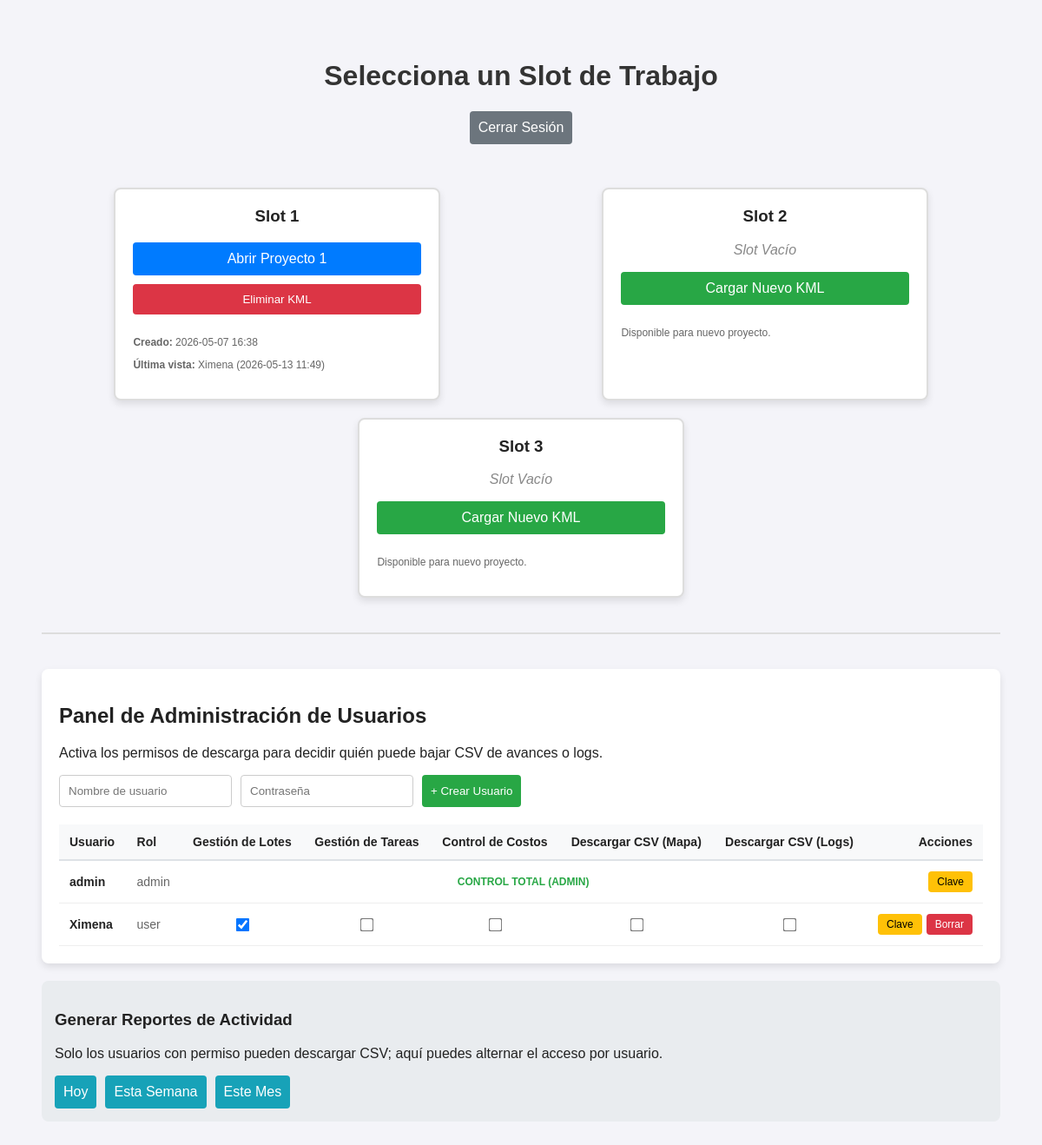
/dashboard (signed in), run on an earlier commit of the app's database.
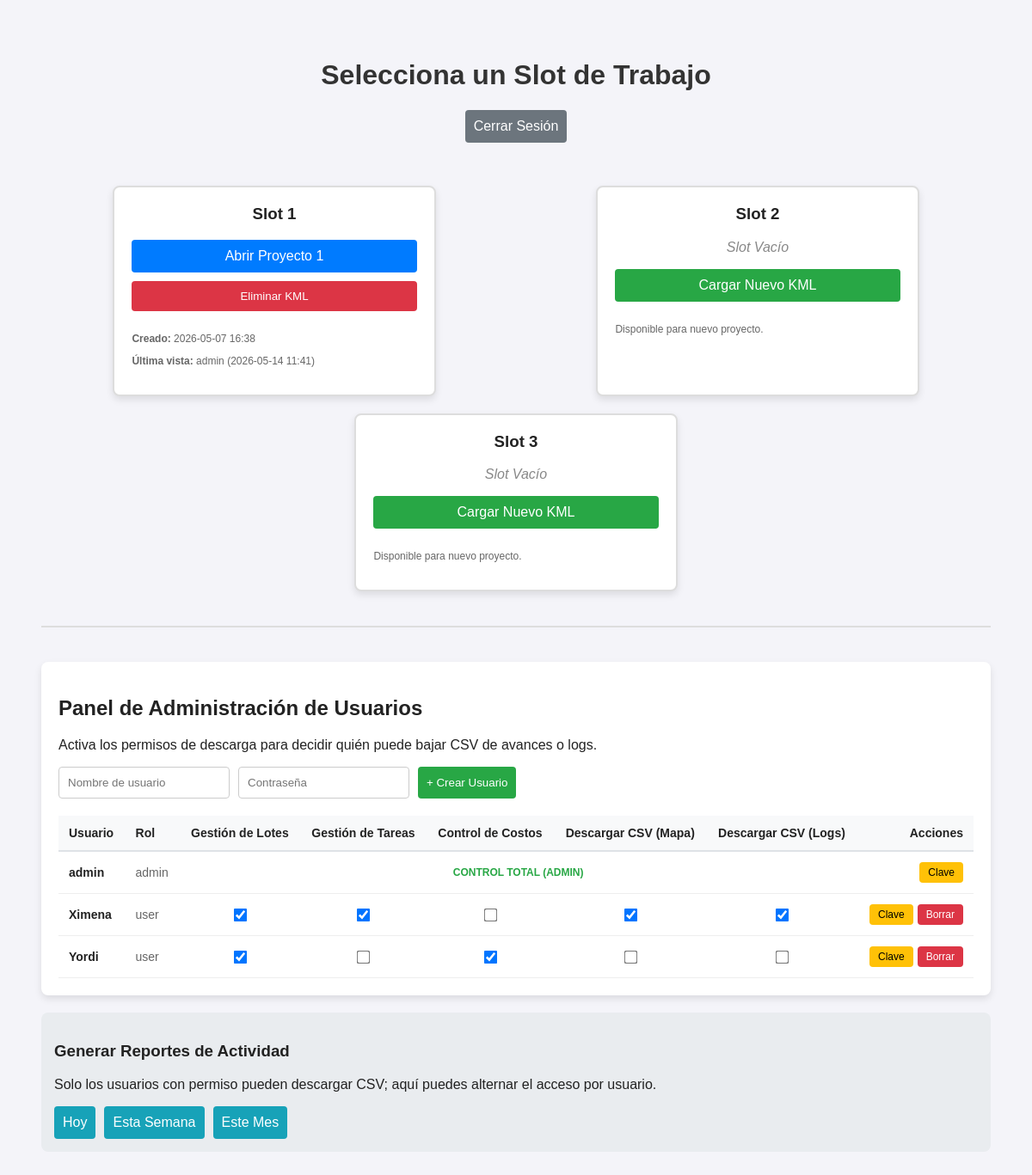
And on a later commit of the database.
### tables this page shows
CREATE TABLE slots
                         (id INTEGER PRIMARY KEY, nombre_real TEXT, slug TEXT, kml_data TEXT, 
                          creado_en TEXT, visto_por TEXT, visto_en TEXT);

CREATE TABLE usuarios
                         (id INTEGER PRIMARY KEY, username TEXT UNIQUE, password_hash TEXT,
                          rol TEXT, puede_agregar INTEGER, ultima_conexion TEXT, puede_editar INTEGER DEFAULT 0, puede_agregar_tareas INTEGER DEFAULT 0, puede_marcar_tareas INTEGER DEFAULT 0, puede_ver_costos INTEGER DEFAULT 0, puede_descargar_mapa INTEGER DEFAULT 0, puede_descargar_logs INTEGER DEFAULT 0);

### rutas/dashboard.py (the view)
@dashboard_bp.route('/dashboard')
def index():
    if not session.get('logeado'):
        return redirect(url_for('login.index'))
    slots = db.obtener_todos_los_slots()
    usuarios = db.obtener_todos_los_usuarios() if session.get('rol') == 'admin' else []
    return render_template('dashboard.html', slots=slots, usuarios=usuarios, rol_actual=session.get('rol'))

### database.py (called while the page is built)
    def _get_connection(self):
        conn = sqlite3.connect(self.db_path)
        conn.row_factory = sqlite3.Row
        return conn

    def obtener_todos_los_usuarios(self):
        with self._get_connection() as conn:
            c = conn.cursor()
            c.execute('SELECT id, username, rol, puede_agregar, ultima_conexion, puede_editar, puede_agregar_tareas, puede_marcar_tareas, puede_ver_costos, puede_descargar_mapa, puede_descargar_logs FROM usuarios')
            return c.fetchall()

    def obtener_todos_los_slots(self):
        with self._get_connection() as conn:
            c = conn.cursor()
            c.execute('SELECT id, nombre_real, slug, kml_data, creado_en, visto_por, visto_en FROM slots')
            return c.fetchall()

### templates/dashboard.html (shortened to what this page needs)
<!doctype html>
<html lang="es">
<head>
    <link rel="stylesheet" href="{{ url_for('static', filename='css/dashboard.css') }}">
</head>
<body>
    <h1>Selecciona un Slot de Trabajo</h1>
    <div class="page-actions">
        <a href="/logout" class="btn btn-secondary btn-auto">Cerrar Sesión</a>
    </div>
    <div class="slots-container">
        {% for slot in slots %}
        <div class="slot">
            <h3>Slot {{ slot[0] }}</h3>
            {% if slot[3] %}
            <a href="/adhesa/{{ slot[2] }}" class="btn">Abrir {{ slot[1] }}</a>
            <button onclick="abrirModal('{{ slot[0] }}')" class="btn btn-delete">Eliminar KML</button>
            <div class="metadata">
                <p><strong>Creado:</strong> {{ slot[4] }}</p>
                <p><strong>Última vista:</strong> {{ slot[5] }} ({{ slot[6] }})</p>
            </div>
            {% else %}
            <p class="slot-empty">Slot Vacío</p>
            <form action="/cargar_kml/{{ slot[0] }}" method="POST" enctype="multipart/form-data">
                <label for="upload-{{ slot[0] }}" class="btn btn-empty">Cargar Nuevo KML</label>
            </form>
            <div class="metadata">
                <p>Disponible para nuevo proyecto.</p>
            </div>
            {% endif %}
        </div>
        {% endfor %}
    </div>
    {% if rol_actual == 'admin' %}
    <hr class="section-divider" />
    <div class="panel-card">
        <h2>Panel de Administración de Usuarios</h2>
        <p class="panel-help">Activa los permisos de descarga para decidir quién puede bajar CSV de avances o logs.</p>
        <form action="/admin/crear_usuario" method="POST" class="inline-form">
            <input type="text" name="nuevo_usuario" placeholder="Nombre de usuario" required class="field-input" />
            <input type="password" name="nueva_password" placeholder="Contraseña" required class="field-input" />
            <button type="submit" class="btn btn-success btn-auto">+ Crear Usuario</button>
        </form>
        <div class="admin-table-container">
        <table class="admin-table">
            <thead>
                <tr>
                    <th>Usuario</th>
                    <th>Rol</th>
                    <th class="text-center">Gestión de Lotes</th>
                    <th class="text-center">Gestión de Tareas</th>
                    <th class="text-center">Control de Costos</th>
                    <th class="text-center">Descargar CSV (Mapa)</th>
                    <th class="text-center">Descargar CSV (Logs)</th>
                    <th class="text-right">Acciones</th>
                </tr>
            </thead>
            <tbody>
                {% for u in usuarios %}
                <tr>
                    <td class="admin-user">{{ u[1] }}</td>
                    <td class="admin-role">{{ u[2] }}</td>
                    {% if u[2] != 'admin' %}
                    <td class="permission-cell">
                        <input type="checkbox" {{ 'checked' if u[3]==1 }}
                            onclick="document.getElementById('toggle-lotes-{{ u[0] }}').submit()"
                            class="permission-toggle">
                    </td>
                    <td class="permission-cell">
                        <input type="checkbox" {{ 'checked' if u[6]==1 }}
                            onclick="document.getElementById('toggle-tareas-{{ u[0] }}').submit()"
                            class="permission-toggle">
                    </td>
                    <td class="permission-cell">
                        <input type="checkbox" {{ 'checked' if u[8]==1 }}
                            onclick="document.getElementById('toggle-costos-{{ u[0] }}').submit()"
                            class="permission-toggle">
                    </td>
                    <td class="permission-cell">
                        <input type="checkbox" {{ 'checked' if u[9]==1 }}
                            onclick="document.getElementById('toggle-descargas-mapa-{{ u[0] }}').submit()"
                            class="permission-toggle">
                    </td>
                    <td class="permission-cell">
                        <input type="checkbox" {{ 'checked' if u[10]==1 }}
                            onclick="document.getElementById('toggle-descargas-logs-{{ u[0] }}').submit()"
                            class="permission-toggle">
                    </td>
                    {% else %}
                    <td colspan="5" class="admin-total">CONTROL TOTAL (ADMIN)</td>
                    {% endif %}
                    <td class="text-right">
                        <div class="table-actions">
                            <button type="button" onclick="abrirModalPass('{{ u[0] }}', '{{ u[1] }}')"
                                class="btn btn-warning btn-small">Clave</button>
                            {% if u[2] != 'admin' %}
                            <form action="/admin/eliminar_usuario/{{ u[0] }}" method="POST"
                                onsubmit="return confirm('¿Seguro que deseas eliminar a este usuario?');"
                                class="slot-actions">
                                <button type="submit" class="btn btn-delete btn-small">Borrar</button>
                            </form>
                            {% endif %}
                        </div>
                    </td>
                </tr>
                {% endfor %}
            </tbody>
        </table>
        </div>
    </div>
    {% endif %}
    {% if rol_actual == 'admin' %}
    <div class="report-panel">
        <h3>Generar Reportes de Actividad</h3>
        <p class="panel-help">Solo los usuarios con permiso pueden descargar CSV; aquí puedes alternar el acceso por usuario.</p>
        <div class="report-actions">
            <a href="/admin/reporte/dia" class="btn btn-info btn-auto">Hoy</a>
            <a href="/admin/reporte/semana" class="btn btn-info btn-auto">Esta Semana</a>
            <a href="/admin/reporte/mes" class="btn btn-info btn-auto">Este Mes</a>
        </div>
    </div>
    {% endif %}
</body>
</html>

### static/css/dashboard.css (style rules this page uses)
body { font-family: sans-serif; background-color: #f4f4f9; padding: 40px; color: #222; }
h1 { text-align: center; color: #333; }
.page-actions { text-align: center; margin-bottom: 20px; }
.slots-container { display: flex; justify-content: space-around; gap: 20px; margin-top: 50px; flex-wrap: wrap; }
.slot { background: white; padding: 20px; border-radius: 8px; box-shadow: 0 4px 8px rgba(0, 0, 0, 0.1); width: 30%; min-width: 280px; text-align: center; border: 2px solid #ddd; }
.slot h3 { margin-top: 0; }
.slot-empty { color: #888; font-style: italic; }
.btn { display: inline-block; width: 100%; padding: 10px; margin-bottom: 10px; background: #007bff; color: white; text-decoration: none; border: none; border-radius: 4px; cursor: pointer; box-sizing: border-box; }
.btn-auto { width: auto; margin: 0; }
.btn-small { width: auto; margin: 0; padding: 5px 10px; font-size: 12px; }
.btn-secondary { background: #6c757d; }
.btn-info { background: #17a2b8; }
.btn-success { background: #28a745; }
.btn-warning { background: #ffc107; color: #000; }
.btn-delete { background: #dc3545; }
.btn-empty { background: #28a745; }
.metadata { font-size: 12px; color: #666; margin-top: 15px; text-align: left; }
.panel-card { background: white; padding: 20px; border-radius: 8px; box-shadow: 0 4px 8px rgba(0, 0, 0, 0.1); margin-top: 20px; }
.panel-card { max-height: 70vh; overflow: auto; }
.admin-table-container { max-height: 40vh; overflow: auto; }
.inline-form { margin-bottom: 20px; display: flex; gap: 10px; flex-wrap: wrap; }
.field-input { padding: 10px; border: 1px solid #ccc; border-radius: 4px; box-sizing: border-box; }
.admin-table { width: 100%; border-collapse: collapse; text-align: left; font-size: 14px; }
.admin-table thead tr { background-color: #f8f9fa; border-bottom: 2px solid #dee2e6; }
.admin-table th, .admin-table td { padding: 12px; }
.admin-table tbody tr { border-bottom: 1px solid #eee; }
.admin-user { font-weight: bold; }
.admin-role { color: #666; }
.permission-cell { text-align: center; }
.permission-toggle { cursor: pointer; transform: scale(1.2); }
.admin-total { padding: 10px; text-align: center; color: #28a745; font-weight: bold; font-size: 12px; }
.table-actions { display: flex; gap: 5px; justify-content: flex-end; }
.report-panel { margin-top: 20px; padding: 15px; background: #e9ecef; border-radius: 8px; }
.report-actions { display: flex; gap: 10px; flex-wrap: wrap; }
.text-center { text-align: center; }
.text-right { text-align: right; }
.section-divider { margin: 40px 0; border: 1px solid #ddd; }

What changed in the data, as far as the page shows it:
changed slots "Proyecto 1": visto_por "Ximena" → "admin"; visto_en "2026-05-13 11:49" → "2026-05-14 11:41"
changed usuarios "Ximena": value "☐" → "☑"
added usuarios: username "Yordi", rol "user"
